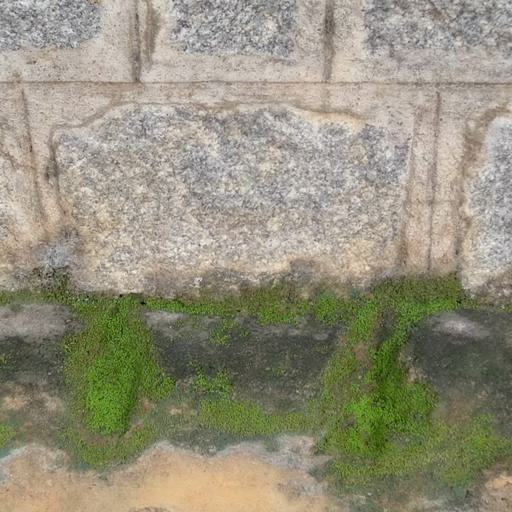
#> input picture outputs/visualizations/Algae (49).jpg, 512 x 512 px, given as the content of the folder data/processed/heritage_yolo/test/images, which was not available
$ python test_metrics.py
#> lines starting #> are read from the running program, lines starting #| are printed output that depends on the picture; after the words box and inside, x2 and y2 are one past the last pixel; in counts of white or black regions, pixels touching at a corner belong together; pictures that were not available may be replaced by others from this repository, and a replacement may not be noted
### src/severity/crack_metrics.py
import cv2
import numpy as np


def extract_crack_metrics(image_path):

    # Read image
#> called with image_path = '_only/Algae (49).jpg'
    image = cv2.imread(image_path)
#> image is the input picture: shape (512, 512, 3); mean B, G, R 124.1, 144.4, 147.9

    if image is None:
        raise ValueError(f"Could not read image: {image_path}")

    # Convert to grayscale
    gray = cv2.cvtColor(
        image,
        cv2.COLOR_BGR2GRAY
    )
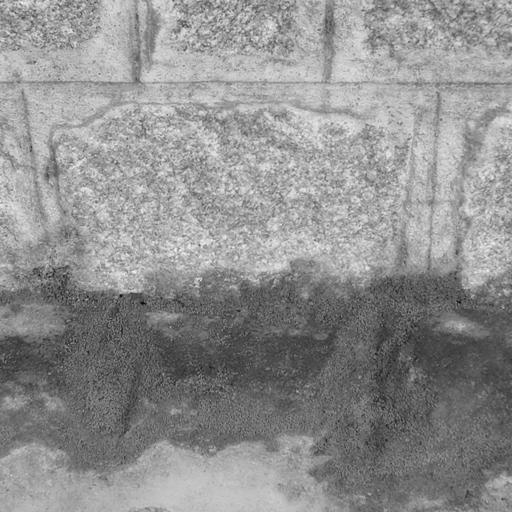
#> gray: shape (512, 512); min 7, max 245, mean 143.1

    # Remove noise
    blur = cv2.GaussianBlur(
        gray,
        (5, 5),
        0
    )

    # Binary threshold
    _, thresh = cv2.threshold(
        blur,
        120,
        255,
        cv2.THRESH_BINARY_INV
    )
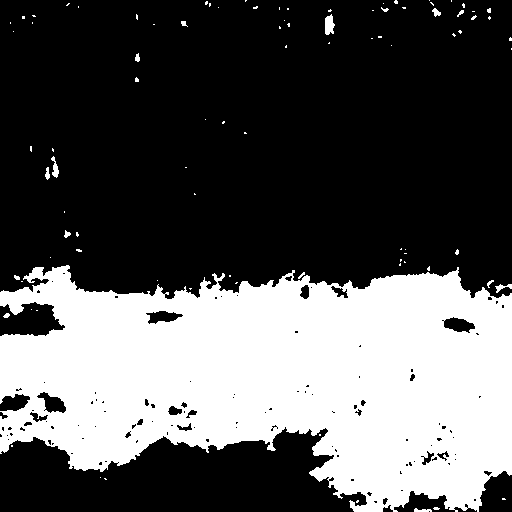
#> thresh: shape (512, 512); 34.4% white; 91 white regions (75 under 20 px)

    # Crack pixel count
    crack_pixels = np.sum(thresh > 0)
#> crack_pixels = 90183

    # Total image pixels
    total_pixels = thresh.shape[0] * thresh.shape[1]
#> total_pixels = 262144

    # Crack density
    density = crack_pixels / total_pixels
#> density = 0.344

    # Find contours
    contours, _ = cv2.findContours(
        thresh,
        cv2.RETR_EXTERNAL,
        cv2.CHAIN_APPROX_SIMPLE
    )
#> contours = 91 contours, 82 with area under 20; largest, box (x1, y1, x2, y2) and area: (0, 265, 512, 512) 90066, (325, 14, 335, 35) 128, (51, 156, 59, 178) 64, (495, 284, 512, 293) 42, (432, 8, 441, 17) 34

    # Crack area
    area = 0

    # Crack length
    length = 0

    for contour in contours:

        area += cv2.contourArea(contour)

        length += cv2.arcLength(
            contour,
            closed=False
        )
#> this loop made 91 passes
#> (contour, area, length) on passes 4, 5, 6, 7, 8, 10, 11, 12, 14, 15: ([[502, 498], [502, 499], [505, 499], [504, 498]], 44, 61.63), ([[104, 478], [105, 479], [106, 479], [105, 478]], 45, 65.46), ([[100, 477]], 45, 65.46), ([[11, 445], [11, 446], [12, 446], [12, 445]], 46, 68.46), ([[319, 434], [319, 435], [320, 435], [320, 434]], 47, 71.46), ([[36, 310], [37, 310]], 63.5, 86.36), ([[31, 309]], 63.5, 86.36), ([[189, 288], [190, 289], [191, 288]], 64.5, 89.18), ([[236, 282], [235, 283], [236, 283], [237, 282]], 108, 139.6), ([[21, 281], [22, 281]], 108, 140.6)
#> (area, length) on passes 1, 2, 3, 9, 13, 16: (29.5, 39.73), (38.5, 50.38), (41.5, 56.21), (63.5, 85.36), (107, 135.8), (121.5, 161.4)
#> after the loop, area = 90701; length = 3350.5

    return {

        "crack_length": round(float(length), 2),

        "crack_area": round(float(area), 2),

        "crack_density": round(float(density), 4)

    }


# For standalone testing
# [11 lines that do not run on import are left out]

### src/severity/test_metrics.py
from pathlib import Path
from crack_metrics import extract_crack_metrics

images = list(
    Path(
        "data/processed/heritage_yolo/test/images"
    ).glob("*.jpg")
)

for img in images[:5]:

    print("\n" + "=" * 50)
    print(img.name)

    result = extract_crack_metrics(str(img))
#> result = {'crack_length': 3350.5, 'crack_area': 90701, 'crack_density': 0.344}

    for k, v in result.items():
        print(f"{k}: {v}")
#> this loop made 3 passes
#> (k, v) on passes 1 to 3: ('crack_length', 3350.5), ('crack_area', 90701), ('crack_density', 0.344)
#| crack_length: 3350.51
#| crack_area: 90701.0
#| crack_density: 0.344

$ run again, on outputs/visualizations/Algae (9).jpg
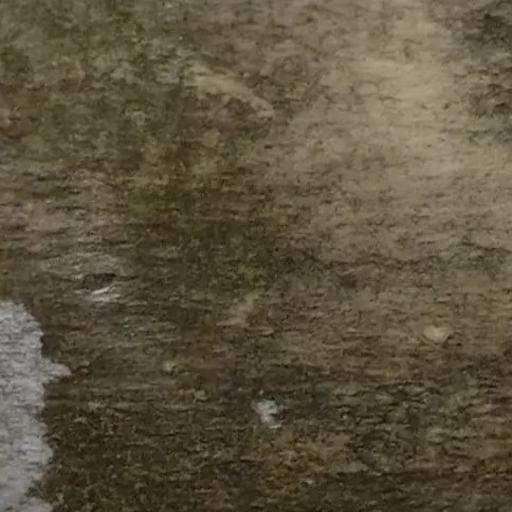
#> input picture outputs/visualizations/Algae (9).jpg, 512 x 512 px, given as the content of the folder data/processed/heritage_yolo/test/images, which was not available
#> in extract_crack_metrics, image is the input picture: shape (512, 512, 3); mean B, G, R 62.6, 82.8, 92.1
#> in extract_crack_metrics, `gray = cv2.cvtColor( image, cv2.COLOR_BGR2GRAY )`:
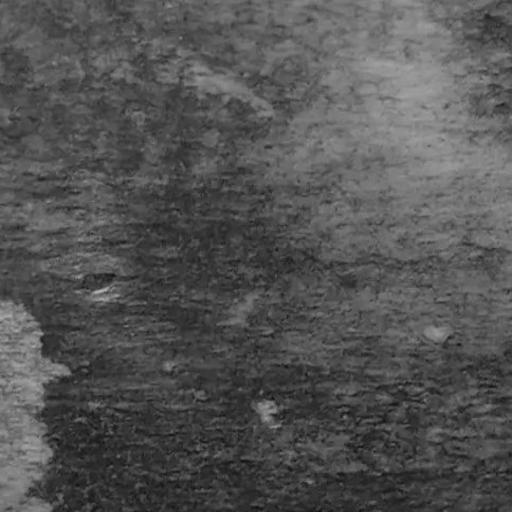
#> gray: shape (512, 512); min 12, max 181, mean 83.3
#> in extract_crack_metrics, `_, thresh = cv2.threshold( blur, 120, 255, cv2.THRESH_BINARY_INV )`:
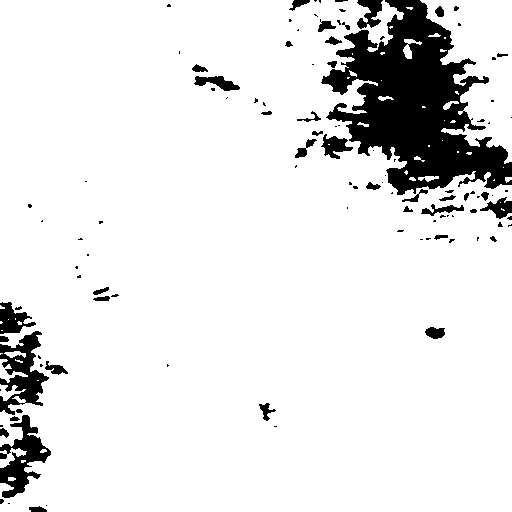
#> thresh: shape (512, 512); 89.7% white; 111 black regions (69 under 20 px)
#> crack_pixels = 235186
#> density = 0.897
#> contours = 49 contours, 38 with area under 20; largest, box (x1, y1, x2, y2) and area: (0, 0, 512, 512) 226842, (420, 0, 512, 164) 7998, (0, 448, 27, 468) 174, (0, 359, 28, 383) 170, (0, 384, 26, 401) 150
#> the loop in extract_crack_metrics, `for contour in contours: ` made 49 passes
#> (area, length) on passes 2, 3, 4, 5, 7, 8, 10, 12: (24.5, 21.24), (37.5, 33.9), (212, 149.2), (361.5, 242.5), (367.5, 259.7), (538, 380), (607, 430.5), (615.5, 442.7)
#> after the loop in extract_crack_metrics, `for contour in contours:`: area = 235874.5; length = 5012
#> result = {'crack_length': 5012, 'crack_area': 235874.5, 'crack_density': 0.897}
#> the loop `for k, v in result.items():` made 3 passes
#> (k, v) on passes 1 to 3: ('crack_length', 5012), ('crack_area', 235874.5), ('crack_density', 0.897)
#> (printed output is left out)

$ run again, on outputs/visualizations/Stain (42).jpg
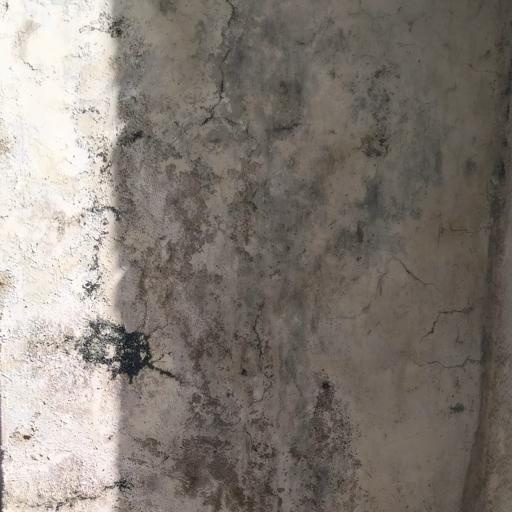
#> input picture outputs/visualizations/Stain (42).jpg, 512 x 512 px, given as the content of the folder data/processed/heritage_yolo/test/images, which was not available
#> in extract_crack_metrics, image is the input picture: shape (512, 512, 3); mean B, G, R 117.2, 123.9, 131.5
#> in extract_crack_metrics, `_, thresh = cv2.threshold( blur, 120, 255, cv2.THRESH_BINARY_INV )`:
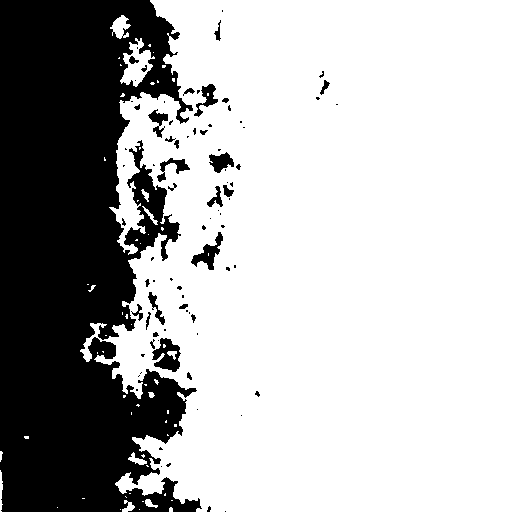
#> thresh: shape (512, 512); 70.7% white; 84 black regions (55 under 20 px)
#> crack_pixels = 185224
#> density = 0.707
#> contours = 57 contours, 47 with area under 20; largest, box (x1, y1, x2, y2) and area: (80, 0, 512, 512) 185137, (120, 38, 155, 87) 798, (110, 15, 131, 39) 234, (128, 452, 147, 465) 80, (122, 500, 135, 512) 60
#> the loop in extract_crack_metrics, `for contour in contours: ` made 57 passes
#> (contour, area, length) on passes 9, 10, 11, 12, 14, 19, 20: ([[82, 498], [84, 498]], 115.5, 95.36), ([[125, 496], [126, 497]], 115.5, 96.77), ([[165, 493], [164, 494], [164, 495], [165, 495]], 117, 100.2), ([[129, 493], [130, 493]], 117, 101.2), ([[146, 465], [147, 466], [148, 466], [147, 465]], 164.5, 191.6), ([[167, 434], [167, 435], [168, 435]], 267, 282.5), ([[174, 424], [174, 426], [176, 426], [176, 424]], 271, 288.5)
#> after the loop in extract_crack_metrics, `for contour in contours:`: area = 186621; length = 4045.5
#> result = {'crack_length': 4045.5, 'crack_area': 186621, 'crack_density': 0.707}
#> the loop `for k, v in result.items():` made 3 passes
#> (k, v) on passes 1 to 3: ('crack_length', 4045.5), ('crack_area', 186621), ('crack_density', 0.707)
#> (printed output is left out)
